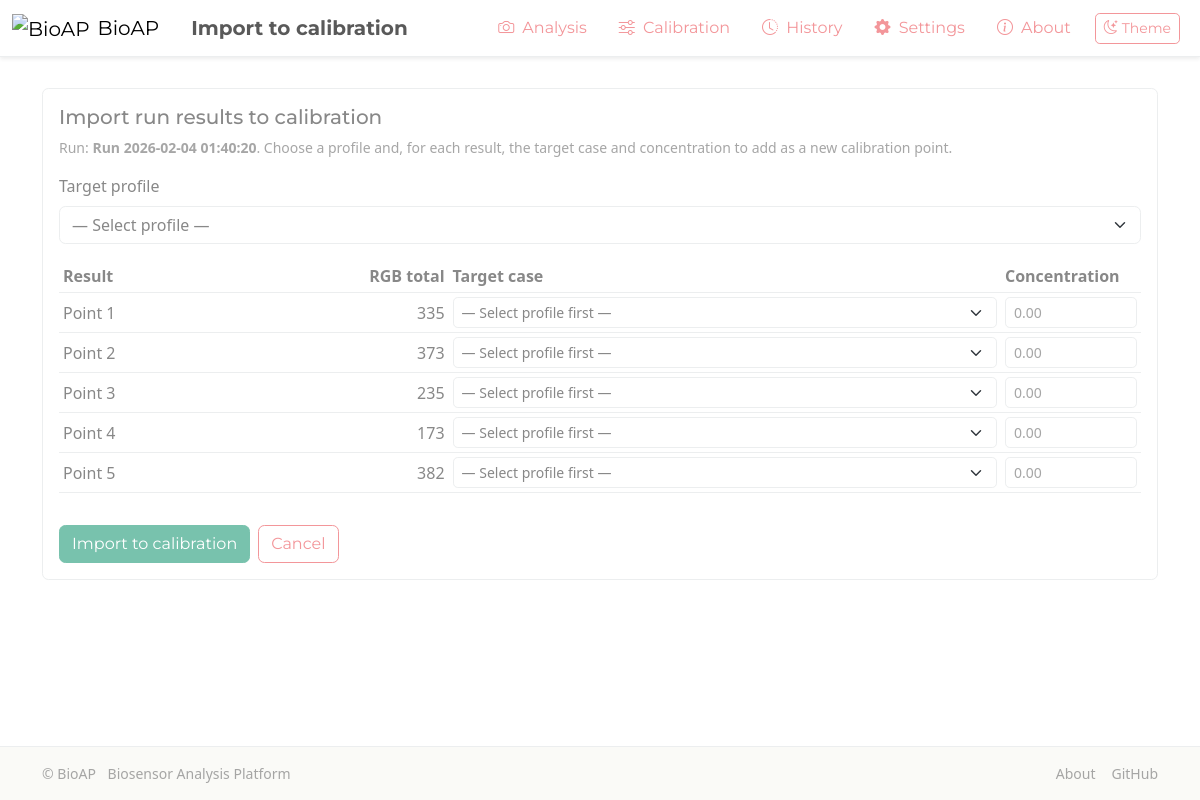
The app's page /history/1/import-to-calibration, older data.
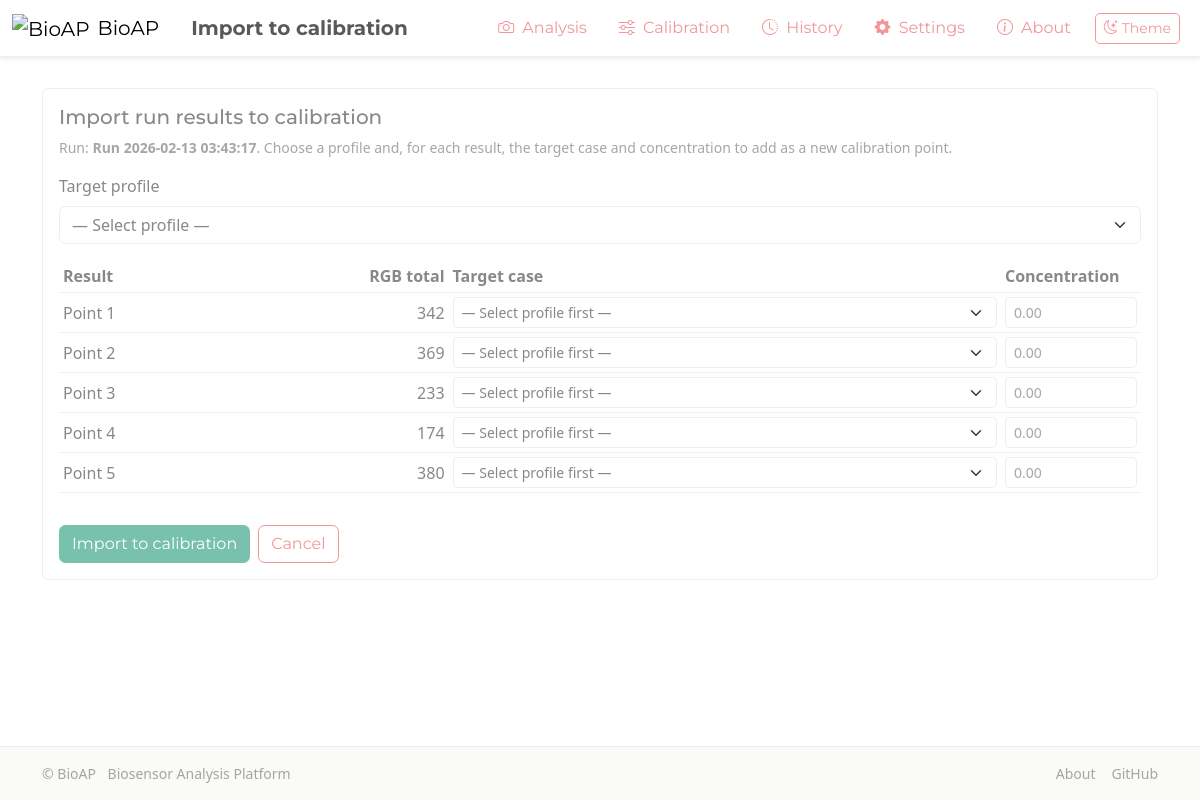
The same page, newer data.
### app/models/run.py (models this page shows)
class Run(db.Model):
    __tablename__ = 'run'
    id = db.Column(db.Integer, primary_key=True)
    profile_id = db.Column(db.Integer, db.ForeignKey('calibration_profile.id'), nullable=False)
    mode = db.Column(db.String(20), nullable=False)  # 'default' | 'customize' | 'scientific'
    name = db.Column(db.String(200), nullable=False)
    created_at = db.Column(db.DateTime, default=datetime.utcnow, nullable=False)
    image_path = db.Column(db.String(500), nullable=False)
    used_normalization = db.Column(db.Boolean, default=False, nullable=False)
    background_point_x = db.Column(db.Integer, default=0, nullable=False)
    background_point_y = db.Column(db.Integer, default=0, nullable=False)
    sampling_scheme = db.Column(db.String(50), default='5-pixel', nullable=False)
    profile = db.relationship('CalibrationProfile')

class RunResult(db.Model):
    __tablename__ = 'run_result'
    id = db.Column(db.Integer, primary_key=True)
    run_id = db.Column(db.Integer, db.ForeignKey('run.id'), nullable=False)
    pesticide_key = db.Column(db.String(50), nullable=False)
    pixel_x = db.Column(db.Integer, nullable=False)
    pixel_y = db.Column(db.Integer, nullable=False)
    rgb_sum = db.Column(db.Integer, nullable=False)
    concentration = db.Column(db.Float, nullable=False)
    level = db.Column(db.String(20), nullable=False)  # 'Low' | 'Medium' | 'High' | 'Out of range'
    scientific_data = db.Column(db.Text, nullable=True)  # JSON: {rgb, hex, hsv, hsl} for scientific mode
    run = db.relationship('Run', backref=db.backref('results', lazy=True, cascade="all, delete-orphan"))

### app/routes/history.py (the view, shortened to what this page needs)
@bp.route('/<int:run_id>/import-to-calibration', methods=['GET', 'POST'])
def import_to_calibration(run_id: int):
    run = Run.query.get_or_404(run_id)
    results = []
    if run.mode == 'scientific':
        for rr in run.results:
            name = rr.pesticide_key.replace('point_', 'Point ') if rr.pesticide_key.startswith('point_') else rr.pesticide_key
            results.append({
                "index": len(results),
                "pesticide_key": rr.pesticide_key,
                "pesticide_name": name,
                "rgb_sum": rr.rgb_sum,
            })
    if not results:
        flash('This run has no results to import.', 'warning')
        return redirect(url_for('history.history_detail', run_id=run_id))
    all_profiles = CalibrationProfile.query.order_by(CalibrationProfile.created_at.asc()).all()
    profile_pesticides = {}
    for prof in all_profiles:
        profile_pesticides[prof.id] = [
            {"id": p.id, "key": p.key, "display_name": p.display_name}
            for p in Pesticide.query.filter_by(profile_id=prof.id).order_by(Pesticide.order_index.asc()).all()
        ]
    return render_template('import_to_calibration.html', title="Import to calibration", run=run, results=results, all_profiles=all_profiles, profile_pesticides=profile_pesticides)

### templates/import_to_calibration.html (shortened to what this page needs)
{% extends 'base.html' %}
{% block content %}
  <div class="card">
    <div class="card-body">
      <h5 class="card-title mb-2">Import run results to calibration</h5>
      <p class="text-muted small mb-3">Run: <strong>{{ run.name }}</strong>. Choose a profile and, for each result, the target case and concentration to add as a new calibration point.</p>
      <form method="post" action="{{ url_for('history.import_to_calibration', run_id=run.id) }}">
        <div class="mb-3">
          <label class="form-label">Target profile</label>
          <select name="profile_id" id="profile_id" class="form-select" required>
            <option value="">— Select profile —</option>
          </select>
        </div>
        <div class="table-responsive">
          <table class="table table-sm align-middle">
            <thead>
              <tr>
                <th>Result</th>
                <th class="text-end">RGB total</th>
                <th>Target case</th>
                <th style="width: 140px;">Concentration</th>
              </tr>
            </thead>
            <tbody>
              {% for r in results %}
              <tr>
                <td>{{ r.pesticide_name }}</td>
                <td class="text-end">{{ r.rgb_sum }}</td>
                <td>
                  <select name="target_pesticide_id-{{ r.index }}" class="form-select form-select-sm target-case-select" data-index="{{ r.index }}">
                    <option value="">— Select profile first —</option>
                  </select>
                </td>
                <td>
                  <input type="number" step="0.01" name="concentration-{{ r.index }}" class="form-control form-control-sm" placeholder="0.00">
                </td>
              </tr>
              {% endfor %}
            </tbody>
          </table>
        </div>
        <div class="d-flex gap-2 mt-3">
          <button type="submit" class="btn btn-primary">Import to calibration</button>
          <a href="{{ url_for('history.history_detail', run_id=run.id) }}" class="btn btn-outline-secondary">Cancel</a>
        </div>
      </form>
    </div>
  </div>
{% endblock %}

### templates/base.html (shortened to what this page needs)
<!doctype html>
<html lang="en">
  <head>
    {% import 'render_navbar.html' as render_navbar%}
    <link href="https://cdn.jsdelivr.net/npm/bootswatch@5.3.3/dist/minty/bootstrap.min.css" rel="stylesheet">
    <link rel="stylesheet" href="https://cdn.jsdelivr.net/npm/bootstrap-icons@1.11.3/font/bootstrap-icons.min.css">
    <link rel="stylesheet" href="{{ url_for('static', filename='css/theme.css') }}">
  </head>
  <body class="d-flex flex-column min-vh-100">
    {{ render_navbar.render_navbar(title) }}
    <main class="container my-4 flex-grow-1">
      {% block content %}{% endblock %}
    </main>
    <footer class="border-top py-3 small text-muted mt-auto d-none d-lg-block" style="background: var(--ag-surface-subtle);">
      <div class="container d-flex flex-wrap justify-content-between align-items-center">
        <div>
          <span>&copy; {{  now().year if false else '' }} BioAP</span>
          <span class="ms-2">Biosensor Analysis Platform</span>
        </div>
        <div class="d-flex gap-3">
          <a class="text-reset text-decoration-none" href="{{ url_for('pages.about') }}">About</a>
          <a class="text-reset text-decoration-none" href="https://github.com/e-muzi/bioap-flask" target="_blank" rel="noopener">GitHub</a>
        </div>
      </div>
    </footer>
  </body>
</html>

### templates/render_navbar.html (shortened to what this page needs)
{% macro render_navbar(page_title) %}
<nav class="navbar navbar-expand-lg navbar-light bg-white shadow-sm fixed-top" style="border-bottom: 1px solid var(--bs-border-color);">
  <div class="container-fluid">
    <div class="d-flex align-items-center">
      <a class="navbar-brand d-flex align-items-center" href="{{ url_for('analysis.analysis') }}">
        <img src="{{ url_for('pages.public_files', filename='BioAP_Logo.PNG') }}" alt="BioAP" style="height:28px;" class="me-2 align-text-bottom">
        BioAP
      </a>
      <span class="navbar-text fs-5 fw-bold ms-3 my-0 py-0">
        {{ page_title }}
      </span>
    </div>
    <div class="d-none d-lg-flex ms-auto">
      <ul class="navbar-nav flex-row align-items-center">
        <li class="nav-item px-2">
          <a class="nav-link text-secondary" href="{{ url_for('analysis.analysis') }}">
            <i class="bi bi-camera"></i>
            <span class="ms-1">Analysis</span>
          </a>
        </li>
        <li class="nav-item px-2">
          <a class="nav-link text-secondary" href="{{ url_for('calibration.calibration') }}">
            <i class="bi bi-sliders"></i>
            <span class="ms-1">Calibration</span>
          </a>
        </li>
        <li class="nav-item px-2">
          <a class="nav-link text-secondary" href="{{ url_for('history.history') }}">
            <i class="bi bi-clock-history"></i>
            <span class="ms-1">History</span>
          </a>
        </li>
        <li class="nav-item px-2">
          <a class="nav-link text-secondary" href="{{ url_for('settings.settings') }}">
            <i class="bi bi-gear-fill"></i>
            <span class="ms-1">Settings</span>
          </a>
        </li>
        <li class="nav-item px-2">
          <a class="nav-link text-secondary" href="{{ url_for('pages.about') }}">
            <i class="bi bi-info-circle"></i>
            <span class="ms-1">About</span>
          </a>
        </li>
        <li class="nav-item px-2">
          <button class="btn btn-sm btn-outline-secondary d-flex align-items-center js-theme-toggle">
            <i class="bi bi-moon-stars"></i>
            <span class="ms-1 d-none d-xl-inline">Theme</span>
          </button>
        </li>
      </ul>
    </div>
  </div>
</nav>
{% endmacro %}

### static/css/theme.css (style rules this page uses)
:root { --ag-surface: #FFFFFF; --ag-surface-subtle: #FAFAF7; --ag-navbar-bg: #FFFFFF; --ag-navbar-border: var(--bs-border-color); }
.navbar.bg-white { background-color: var(--ag-navbar-bg) !important; border-bottom: 1px solid var(--ag-navbar-border) !important; }
:root { --pg-bottom-space: 4rem; }
main.container { padding-bottom: var(--pg-bottom-space); }
.card { background-color: var(--ag-surface); border-color: var(--bs-border-color); }
.table { --bs-table-bg: transparent; --bs-table-color: inherit; --bs-table-border-color: var(--bs-border-color); }

### templates/base.html (style rules this page uses)
body { background-color: var(--bs-body-bg); color: var(--bs-body-color); padding-top: 64px; }

Row changes from the older to the newer data that the page shows:
changed Run: name "Run 2026-02-04 01:40:20" → "Run 2026-02-13 03:43:17"
changed RunResult (number 1 of 5 on the later page): rgb_sum "335" → "342"
changed RunResult (number 2 of 5 on the later page): rgb_sum "373" → "369"
changed RunResult (number 3 of 5 on the later page): rgb_sum "235" → "233"
changed RunResult (number 4 of 5 on the later page): rgb_sum "173" → "174"
changed RunResult (number 5 of 5 on the later page): rgb_sum "382" → "380"
